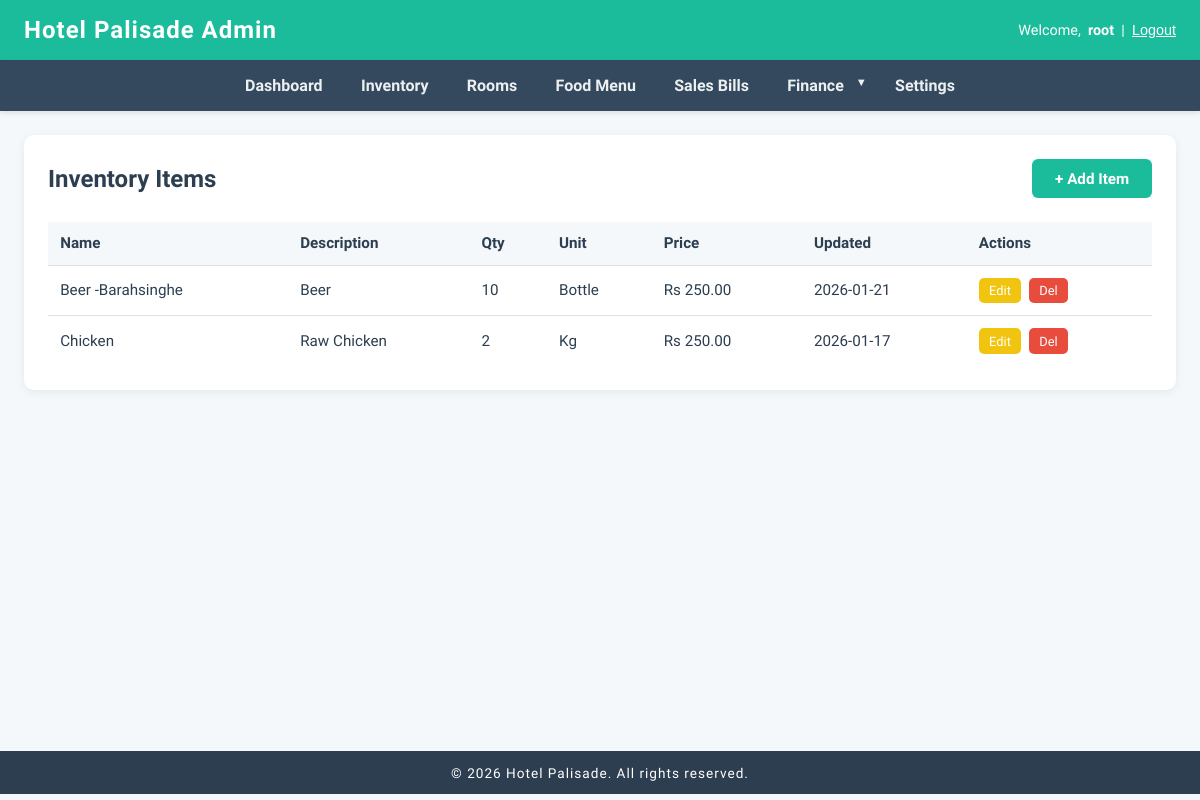
Before: /dashboard/inventory/ (signed in) with the older database file.
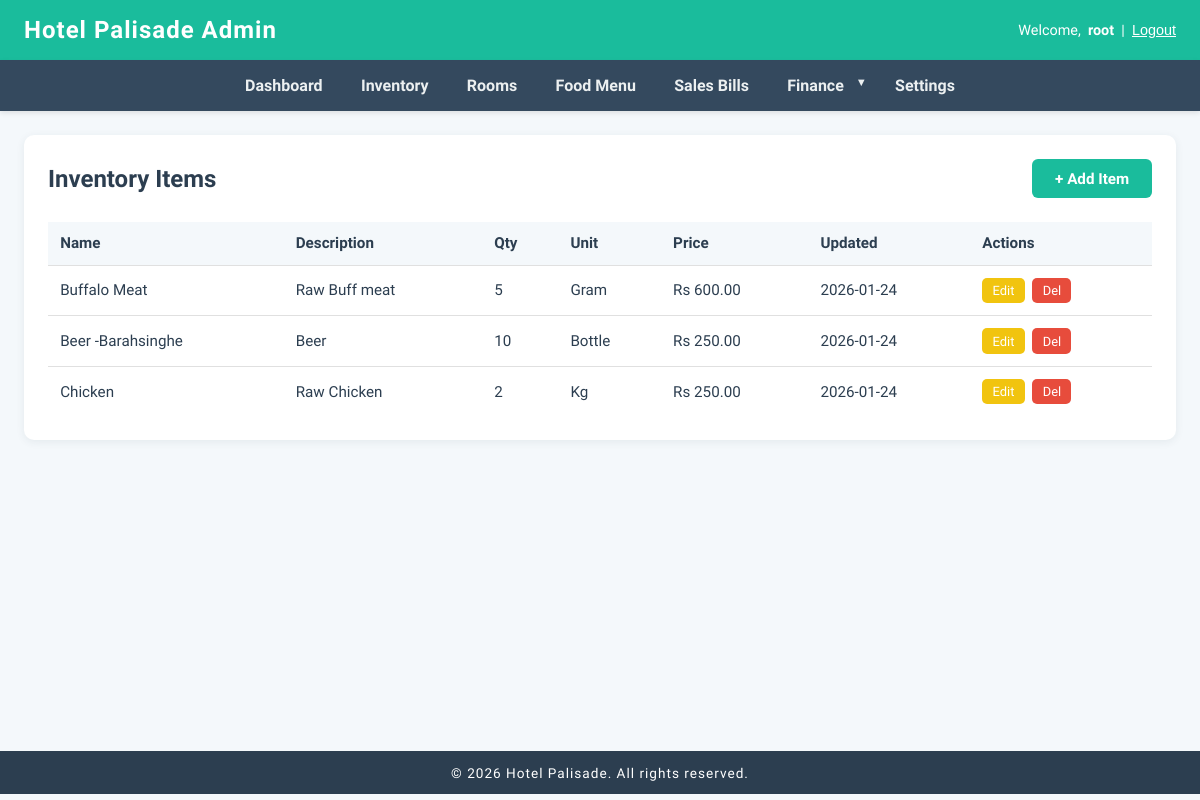
After: the same page with the newer database file.
### inventory/models.py (models this page shows, shortened)
class InventoryItem(models.Model):
	name = models.CharField(max_length=100)
	description = models.TextField(blank=True)
	quantity = models.PositiveIntegerField(default=0)
	unit = models.CharField(max_length=20)
	price_per_unit = models.DecimalField(max_digits=10, decimal_places=2)
	last_updated = models.DateTimeField(auto_now=True)

### dashboard/views.py (the view)
# urls.py: path('inventory/', views.inventory_list, name='inventory_list'),
@login_required(login_url='login')
def inventory_list(request):
	items = InventoryItem.objects.all().order_by('-last_updated')
	return render(request, 'dashboard/inventory/list.html', {'items': items})

### dashboard/templates/dashboard/inventory/list.html (shortened to what this page needs)
{% extends 'base.html' %}
{% block content %}
<div class="inventory-list-container">
    <div class="inventory-header">
        <h2>Inventory Items</h2>
        <a href="/dashboard/inventory/create/" class="create-btn">+ Add Item</a>
    </div>
    <div class="table-responsive">
        <table class="inventory-table">
            <thead>
                <tr>
                    <th>Name</th>
                    <th class="hide-mobile">Description</th>
                    <th>Qty</th>
                    <th class="hide-mobile">Unit</th>
                    <th>Price</th>
                    <th class="hide-mobile">Updated</th>
                    <th>Actions</th>
                </tr>
            </thead>
            <tbody>
                {% for item in items %}
                <tr>
                    <td data-label="Name">{{ item.name }}</td>
                    <td data-label="Description" class="hide-mobile">{{ item.description|truncatechars:40 }}</td>
                    <td data-label="Qty">{{ item.quantity }}</td>
                    <td data-label="Unit" class="hide-mobile">{{ item.unit }}</td>
                    <td data-label="Price">Rs {{ item.price_per_unit|floatformat:2 }}</td>
                    <td data-label="Updated" class="hide-mobile">{{ item.last_updated|date:'Y-m-d' }}</td>
                    <td data-label="Actions">
                        <div class="action-buttons">
                            <a href="/dashboard/inventory/{{ item.id }}/update/" class="action-btn update-btn">Edit</a>
                            <a href="/dashboard/inventory/{{ item.id }}/delete/" class="action-btn delete-btn">Del</a>
                        </div>
                    </td>
                </tr>
                {% empty %}
                <tr><td colspan="7" style="text-align:center;">No inventory items found.</td></tr>
                {% endfor %}
            </tbody>
        </table>
    </div>
</div>
{% endblock %}

Changed rows visible on the page:
added InventoryItem: name "Buffalo Meat", description "Raw Buff meat", quantity "5", unit "Gram", price_per_unit "600.00", last_updated "2026-01-24"
changed InventoryItem "Beer -Barahsinghe": last_updated "2026-01-21" → "2026-01-24"
changed InventoryItem "Chicken": last_updated "2026-01-17" → "2026-01-24"
